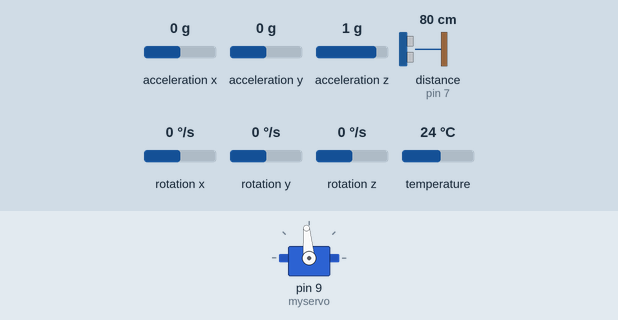
Simulated run of this sketch. Board: Arduino Uno, built with avr-gcc and run on an emulated ATmega328P. Parts: servo. The test bench sets the inputs (shaded band); at power-on: distance to the obstacle (sensor on pin 7) 80 cm, acceleration x 0 g, acceleration y 0 g, acceleration z 1 g, rotation x 0 °/s, rotation y 0 °/s, rotation z 0 °/s, temperature 24 °C. The echo pulse lasts 58.3 µs per cm; what the sketch prints to the serial monitor is not drawn.

Above: at 12.2 s.
12.3 s: distance to the obstacle (sensor on pin 7) set to 50 cm
14.0 s: distance to the obstacle (sensor on pin 7) set to 40 cm
At 14.5 s:
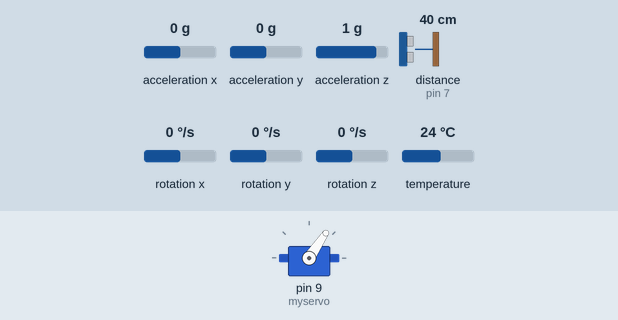
15.5 s: distance to the obstacle (sensor on pin 7) set to 4 cm
At 15.9 s:
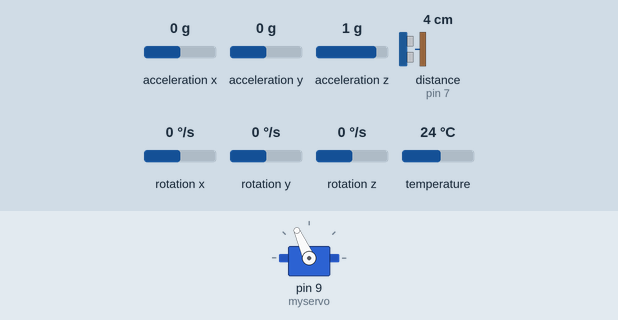
17.0 s: distance to the obstacle (sensor on pin 7) set to 18 cm
At 17.9 s:
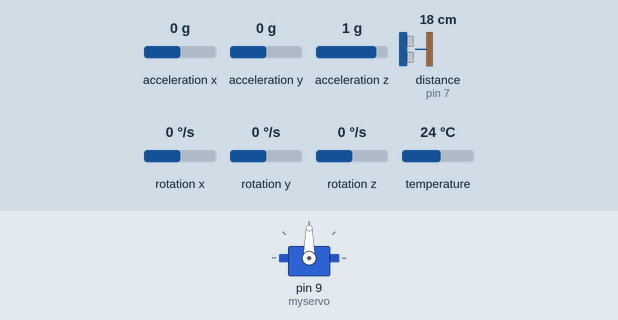
Timing chart, 0 to 19.5 s (numbered marks = the images above; inputs shaded):
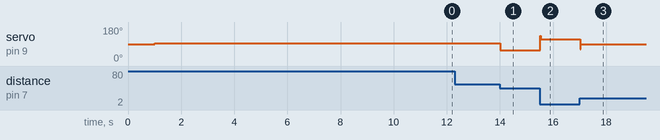

Measured:
- the behaviour switches between 46 and 45 cm on distance to the obstacle (sensor on pin 7) (found by bisection; images 0 and 1)
- after the input at 12.3 s, every drawn part: stays the same
- after the input at 14.0 s, servo on pin 9 (myservo): 95° → 56° at once
- after the input at 15.5 s, servo on pin 9 (myservo): 56° → 114° at once
- after the input at 17.0 s, servo on pin 9 (myservo): 114° → 90° at once

The sketch:

controlador_PD.ino
```cpp
#include <Adafruit_MPU6050.h>
#include <Adafruit_Sensor.h>
#include <Wire.h>
#include <math.h>
#include <Servo.h>
#include <NewPing.h>


/* Prototipos */
void matlab_send(float* datos, uint32_t cantidad);

/* MACROS */
#define T_LOOP_US       20000
#define US_2_SEG        1000000.0
#define FREC_ENVIO      1
#define GYRO_X_OFFSET   +3.04
#define ALPHA           0.1
#define INITIAL_ANGLE   0

#define NEUTRO          1520 // +700 y -400
#define K_SERVO_US_DEG  27.78 // Factor de conversión: 500 us / 18 grados

#define ENVIO_PULSE     50*10

#define OFFSET_SERVO    100
#define OFFSET_DIST     15.0
#define REF_DIST        10.0

#define NEUTRO_DIST     15.0

/* ---  MACROS CONTROLADOR --- */

/* --- Vars Controlador --- */
float e_1 = 0.0; // Error en n-1
float u_1 = 0.0; // Acción de control en n-1
float setpoint = NEUTRO_DIST;

/* --- */
Adafruit_MPU6050 mpu;
unsigned long t_anterior = 0;
uint32_t count_tx        = 0;
float angle_fc = INITIAL_ANGLE;

/* --- Vars SR04 --- */
const int TRIGGER_PIN = 6;
const int ECHO_PIN = 7;
const int MAX_DISTANCE = 450;
const int MIN_DISTANCE = 30;
NewPing sonar(TRIGGER_PIN, ECHO_PIN, MAX_DISTANCE);

/* --- Vars Servo --- */
Servo myservo;
uint32_t count_pulse    = 0;
uint32_t estado_pulse   = 0;
float pulse             = 0;
bool flag_sat           = false;

/* --- */
void setup() {
  Serial.begin(115200);
  myservo.attach(9);
  delay(1000);
  myservo.writeMicroseconds(NEUTRO);
  flag_sat = false;

  if (!mpu.begin()) {
    Serial.println("Failed to find MPU6050 chip");
    while (1) {
      delay(10);
    }
  }
  Serial.println("MPU6050 Found!");

  mpu.setAccelerometerRange(MPU6050_RANGE_8_G);
  mpu.setGyroRange(MPU6050_RANGE_500_DEG);
  mpu.setFilterBandwidth(MPU6050_BAND_44_HZ);
  delay(10000);
}

void loop() {
  unsigned long t_actual = micros();

  if ((t_actual - t_anterior) >= (T_LOOP_US)) {
    float dt = (t_actual - t_anterior) / US_2_SEG;
    t_anterior = t_actual;
    count_tx++;


    /*** DATOS IMU ***/
    sensors_event_t a, g, temp;
    mpu.getEvent(&a, &g, &temp);

    float angle_acc_x   = atan2(a.acceleration.y, a.acceleration.z) * 180 / PI;
    float gx_deg        = g.gyro.x * 180.0 / PI + GYRO_X_OFFSET;
    float angle_gyro_x  = angle_fc + gx_deg * dt;
    angle_fc            = ALPHA * angle_acc_x + (1-ALPHA) * angle_gyro_x;


    /*** DATOS SR04 ***/
    unsigned long time_ping = sonar.ping();
    float dist = time_ping / (2.0 * 29.287);


    /*** CONTROLADOR ***/
    float e_0 = setpoint - dist;
    if (dist < MIN_DISTANCE/10 || dist > MAX_DISTANCE/10) e_0 = e_1;

      float u_0 = 0.1765*u_1 + 38.5882*e_0  -23.7647*e_1;

    int pwm_out = NEUTRO + (int)(u_0);

    if (pwm_out > NEUTRO + 400) {
      pwm_out = NEUTRO + 400;
      u_0 = (float)(pwm_out - NEUTRO);
      flag_sat = true;
    }
    else if (pwm_out < NEUTRO - 400) {
      pwm_out = NEUTRO - 400;
      u_0 = (float)(pwm_out - NEUTRO);
      flag_sat = true;
    }

    myservo.writeMicroseconds(pwm_out);

    if (count_pulse >= ENVIO_PULSE) {
      count_pulse = 0;
      switch (estado_pulse) {
        case 0:
          setpoint = NEUTRO_DIST + REF_DIST;
          estado_pulse = 1;
          break;

        case 1:
          setpoint = NEUTRO_DIST;
          estado_pulse = 0;
          break;
      }
    }
    count_pulse++;


    /*
    Serial.print(pwm_out);
    Serial.print(" ----");
    Serial.print(u_0);
    Serial.print(" ---- dist: ");
    Serial.print(dist);
    Serial.print(" ---- setpoint: ");
    Serial.println(setpoint);
    */

    /*** ENVÍO SIMULINK ***/
    if (count_tx == FREC_ENVIO) {
      count_tx = 0;
      float to_send[] = {setpoint - OFFSET_DIST, dist - OFFSET_DIST, u_0,flag_sat};
      matlab_send(to_send, 4);
    }


    /*** ACTUALIZACIÓN CONTROLADOR ***/
    e_1 = e_0;
    u_1 = u_0;
  }
}


void matlab_send(float* datos, uint32_t cantidad) {
  Serial.write("abcd");
  for (int i = 0; i < cantidad; i++) {
    Serial.write((byte*) &datos[i], 4);
  }
}
```
